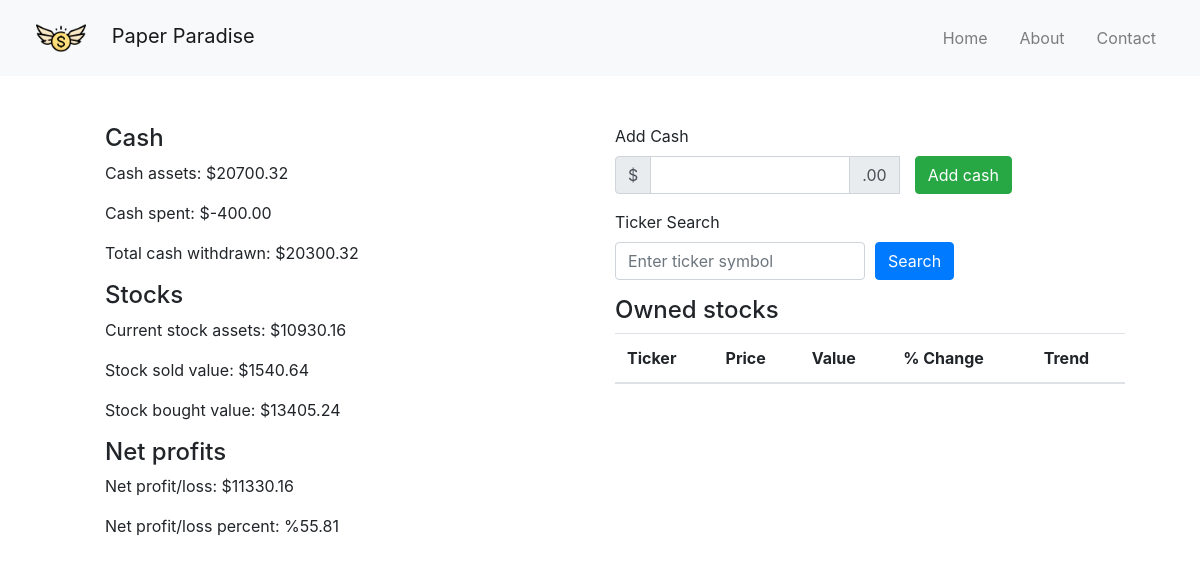
Before: /investments/ (signed in) with the older database file.
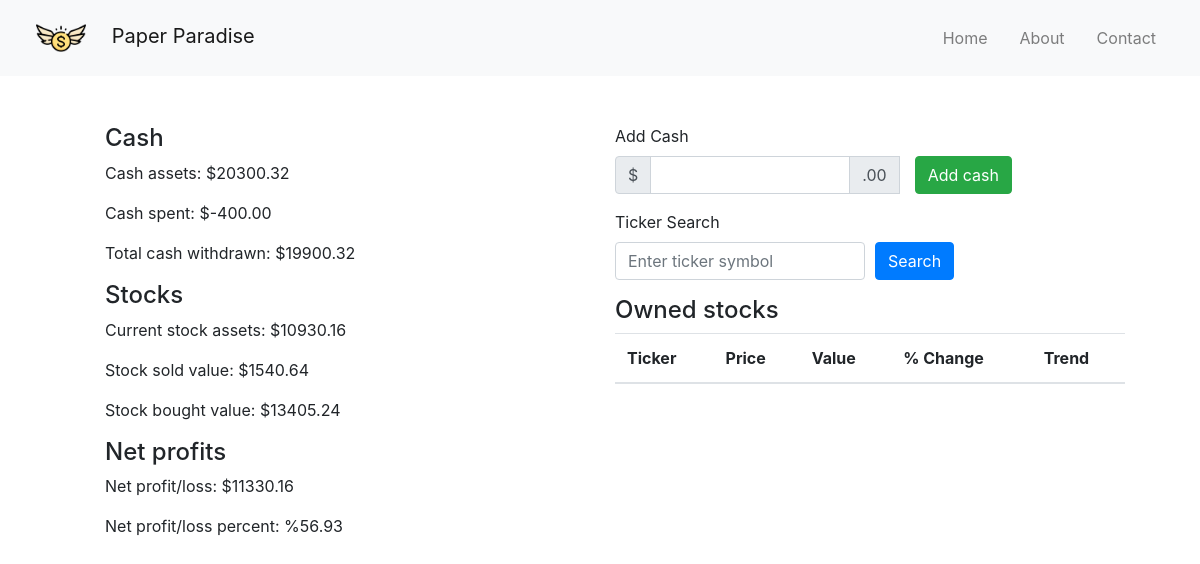
After: the same page with the newer database file.
### investments/models.py (models this page shows)
class CashAssets(models.Model):
    user = models.ForeignKey(User, on_delete=models.CASCADE)
    cash_amount = models.DecimalField(max_digits=99, decimal_places=2, default=0)
    total_cash_withdrawn = models.DecimalField(max_digits=99, decimal_places=2, default=0)

### investments/views.py (the view, shortened to what this page needs)
# urls.py: path("investments/", views.investments_view, name = "investments"),
def investments_view(request):
    cash_amount, total_spent, total_cash_withdrawn, stock_assets_value,stock_bought_value, stock_sold_value, net_profit_loss, net_percent = get_cash_stats(request.user)
    context = {
        "cash_amount": cash_amount,
        "total_spent": total_spent,
        "total_cash_withdrawn": total_cash_withdrawn,
        "stock_assets_value": stock_assets_value,
        "stock_bought_value": stock_bought_value,
        "stock_sold_value": stock_sold_value,
        "net_profit_loss": net_profit_loss,
        "net_percent": net_percent,
        }
    return render(request, "investments.html", context)

### investments/templates/investments.html (shortened to what this page needs)
{% extends "base.html" %} {% block title %} Home {% endblock %}
{% block content %}
<div class="container mt-5">
    <div class="col">
        <div class="row">
            <div class="col">
                <div class="container">
                    <div class="col">
                        <div class="container">
                            <div class="row">
                                <h4>Cash</h4>
                            </div>
                        </div>
                        <p>Cash assets: ${{cash_amount}}</p>
                        <p>Cash spent: ${{total_spent}}</p>
                        <p>Total cash withdrawn: ${{total_cash_withdrawn}}</p>
                        <h4>Stocks</h4>
                        <p>Current stock assets: ${{stock_assets_value}}</p>
                        <p>Stock sold value: ${{stock_sold_value}}</p>
                        <p>Stock bought value: ${{stock_bought_value}}</p>
                        <h4>Net profits</h4>
                        <p>Net profit/loss: ${{net_profit_loss}}</p>
                        <p>Net profit/loss percent: %{{net_percent}}</p>
                    </div>
                </div>
            </div>
            <div class="col">
                <form method="post" action="{% url 'investments' %}">
                    <div class="form-group">
                        <label for="cash-insert">Add Cash</label>
                        <div class="input-group mb-3">
                            <div class="input-group-prepend">
                                <span class="input-group-text">$</span>
                            </div>
                            <input name="add_cash" type="text" class="form-control" maxlength="16">
                            <div class="input-group-append">
                                <span class="input-group-text">.00</span>
                            </div>
                            <div class="col">
                                <button type="submit" class="btn btn-success">Add cash</button>
                            </div>
                        </div>
                    </div>
                </form>
                <form method="post" action="{% url 'investments' %}">
                    <div class="form-group">
                        <label for="ticker">Ticker Search</label>
                        <div class="form-row">
                            <div class="col">
                                <input type="text" class="form-control" name="search_ticker"
                                    placeholder="Enter ticker symbol">
                            </div>
                            <div class="col">
                                <button type="submit" class="btn btn-primary">Search</button>
                            </div>
                        </div>
                    </div>
                </form>
                <h4>Owned stocks</h4>
                <table class="table">
                    <thead>
                        <tr>
                            <th scope="col">Ticker</th>
                            <th scope="col">Price</th>
                            <th scope="col">Value</th>
                            <th scope="col">% Change</th>
                            <th scope="col">Trend</th>
                        </tr>
                    </thead>
            </div>
        </div>
    </div>
</div>
{% endblock %}

### navbarapp/templates/base.html (shortened to what this page needs)
{% load static %}
<!DOCTYPE html>
<html lang="en">
  <head>
    <link rel="stylesheet" href="https://stackpath.bootstrapcdn.com/bootstrap/4.3.1/css/bootstrap.min.css" rel="stylesheet" />
  </head>
  <body>
    <nav class="navbar navbar-expand-lg navbar-light bg-light">
      <a class="navbar-brand" href="/login/"><img src="{% static 'logo.png' %}" alt="Logo" style="height: 50px; margin-right: 20px; margin-left: 20px;">
        Paper Paradise</a>
      <div class="collapse navbar-collapse" id="navbarNav" style="margin-right: 20px;">
        <ul class="navbar-nav ml-auto">
          <li class="nav-item {% if request.path == '/home/' %}active{% endif %} ml-3">
            <a class="nav-link" href="/home/">Home</a>
          </li>
          <li class="nav-item {% if request.path == '/about/' %}active{% endif %} ml-3">
            <a class="nav-link" href="/about/">About</a>
          </li>
          <li class="nav-item {% if request.path == '/contact/' %}active{% endif %} ml-3">
            <a class="nav-link" href="/contact/">Contact</a>
          </li>
        </ul>
      </div>
    </nav>
    <div class="container">{% block content %} {% endblock %}</div>
  </body>
</html>

### investments/templates/investments.html (style rules this page uses)
.input-group input { text-align: right; max-width: 200px; }

Changed rows visible on the page:
changed CashAssets: cash_amount "20700.32" → "20300.32"; total_cash_withdrawn "20300.32" → "19900.32"
Other visible differences:
{{ net_percent }}: "55.81" → "56.93"
